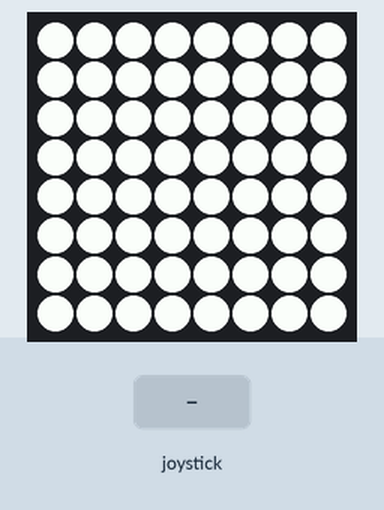
This program was run on a simulated Raspberry Pi (BCM pin numbers) with a Sense HAT. On the bench: the Sense HAT's 8×8 RGB LED matrix. Inputs (shaded band) come from the test bench. Random numbers come from a fixed seed.

Above: at 1.2 s.
1.3 s: joystick clicked
At 2.0 s:
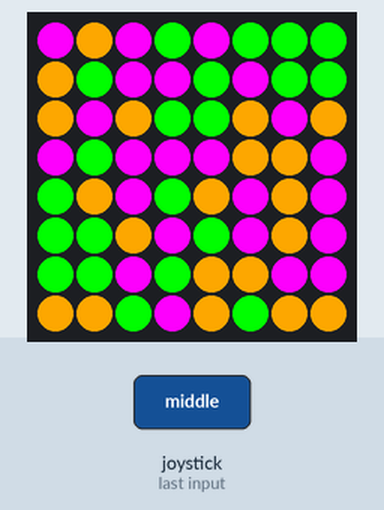
Timing chart, 0 to 4.3 s (numbered marks = the images above; inputs shaded):
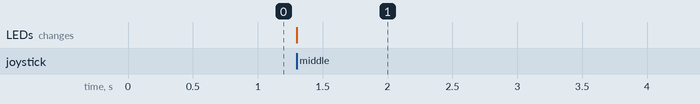

Measured:
- after the input at 1.3 s, the LEDs: change at once (image 1)

The program:

rndpxls.py
```python
from sense_hat import SenseHat
from random import choice

sense = SenseHat() # SenseHat class

purple = (255,0,255)
green = (0,255,0)
orange = (255, 165, 0)
white = (255,255,255)

# clear the SenseHat
def clr():
  pixels = []
  for x in range(0, 64):
    pixels.append(white)
  sense.set_pixels(pixels)

# generate random pixels, 64 of them
def rnd_col():
  cols = [purple, green, orange]
  pixels = []

  for x in range(0, 64):
    col = choice(cols)
    pixels.append(col)

  sense.set_pixels(pixels)

clr() # clear it on start, just because it's easier to look at

# keep assinging new colours every time the joystick is pressed, with a direction of middle.
# use the Enter key in the emulator to simulate.
while True:
  for event in sense.stick.get_events():
    if event.action == "pressed" and event.direction == "middle":
      rnd_col()
```
